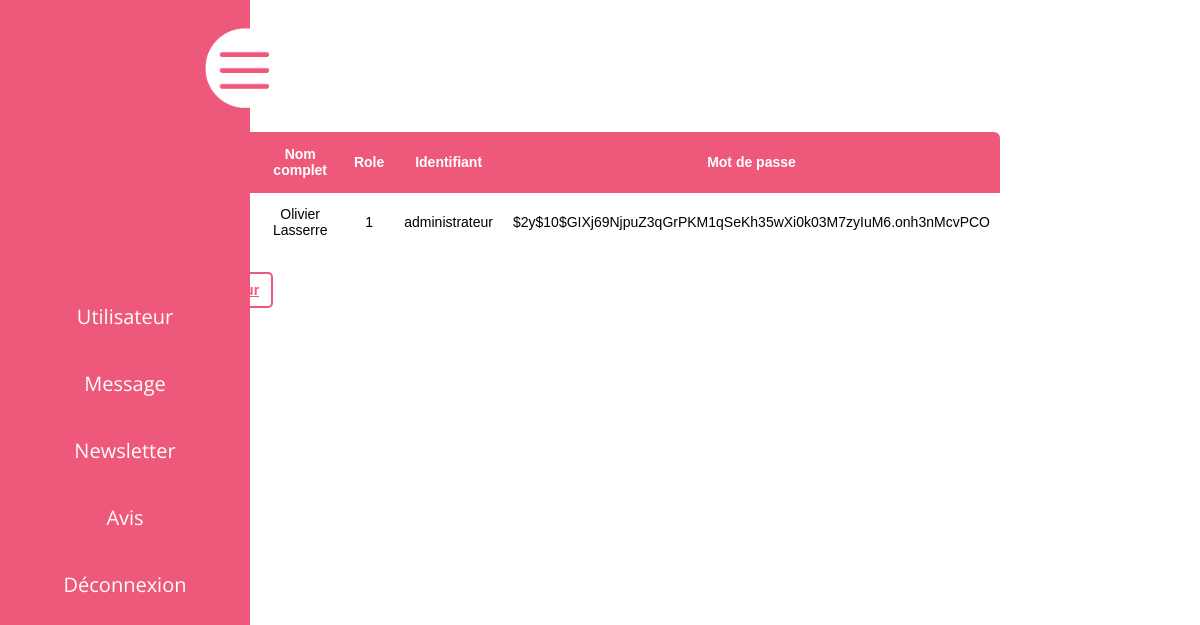
/admin/consult.php?consult=User&consultidUser=1 (signed in), run on the app's committed database.
### tables this page shows
CREATE TABLE jd_user (
    u_id INT NOT NULL AUTO_INCREMENT,
    u_role INT NOT NULL,
    u_username VARCHAR(100) NOT NULL,
    u_mdp VARCHAR(100) NOT NULL,
    u_nomComplet VARCHAR(55) NOT NULL,
    PRIMARY KEY (u_id)
);

### include/modele.php (called while the page is built, shortened)
<?php
function executeRequete($cnx, $sql, $parametre = NULL){
    if ($parametre == NULL) {
        $resultat = $cnx->query($sql);
    } else {
        $resultat = $cnx->prepare($sql);
        $resultat->execute($parametre);
    }
    return $resultat;
}

### admin/consult.php (the view, shortened to what this page needs)
<?php
include 'navAdmin.php';
?>
<main>
    <section class="consultBD">
        <?php
        switch ($_GET['consult']) {
            case "User":
                if (!empty($_GET["consultidUser"])) {
                    $id = (int)$_GET["consultidUser"];
                    $sql = "SELECT * FROM jd_user WHERE u_id = ?";
                    $resultRequete = executeRequete($cnx, $sql, array($id));
                } else {
                    header("Location: userAdmin.php?table=User");
                }
                echo '<table>
                <tr>
                    <th>ID User</th>
                    <th>Nom complet</th>
                    <th>Role</th>
                    <th>Identifiant</th>
                    <th>Mot de passe</th>
                </tr>';
                while ($row = $resultRequete->fetch(PDO::FETCH_ASSOC)) {
                    echo '<tr>
                        <td>' . $row['u_id'] . '</td>
                        <td>' . $row['u_nomComplet'] . '</td>
                        <td>' . $row['u_role'] . '</td>
                        <td>' . $row['u_username'] . '</td>
                        <td>' . $row['u_mdp'] . '</td>
                    </tr>';
                }
                echo '</table>
                <a class="index" href="userAdmin.php?table=User">Retour</a>';
                break;
        }
        ?>
    </section>
</main>
<?php
include 'footerAdmin.php';
?>

### admin/css/navAdmin.css (style rules this page uses)
* { margin: 0; padding: 0; }

### admin/css/tableAdmin.css (style rules this page uses)
body { font: 400 14px 'Calibri', 'Arial'; }
main { min-height: 50vh; display: flex; flex-direction: column; justify-content: center; align-items: center; z-index: 0; }
main section, .consultBD { max-width: 800px; width: 100%; }
table { border-spacing: 1; border-collapse: collapse; background: white; border-radius: 6px; overflow: hidden; width: 100%; margin: 30px auto; position: relative; }
table * { position: relative; }
table td, table th { padding-left: 8px; }
table tr th { background: #EE587A; color: white; }
table tr { height: 60px; border-bottom: #EE587A 1px solid; }
table tbody tr:last-child { border: 0; }
table td, table th { text-align: center; padding: 10px; }
.form button, .index, .ajout, .submit { padding: 8px 12px; margin: 50px 0 0 0; font-family: 'Montserrat', sans-serif; font-weight: 600; border: 2px solid #EE587A; border-radius: 5px; background: 0; color: #EE587A; cursor: pointer; transition: all .3s; }

### data on the page
jd_user: u_nomComplet "Olivier Lasserre", u_role "1", u_username "administrateur", u_mdp "$2y$10$GIXj69NjpuZ3qGrPKM1qSeKh35wXi0k03M7zyIuM6.onh3nMcvPCO"
